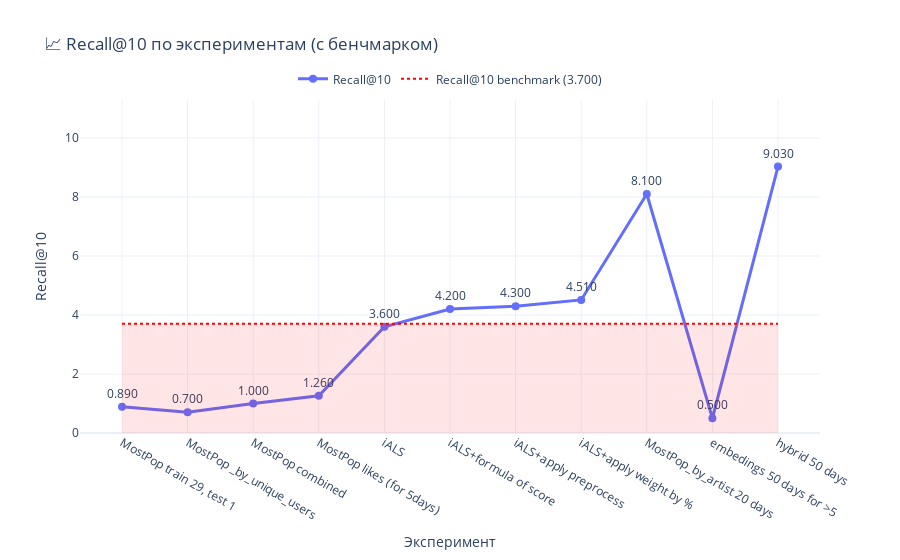
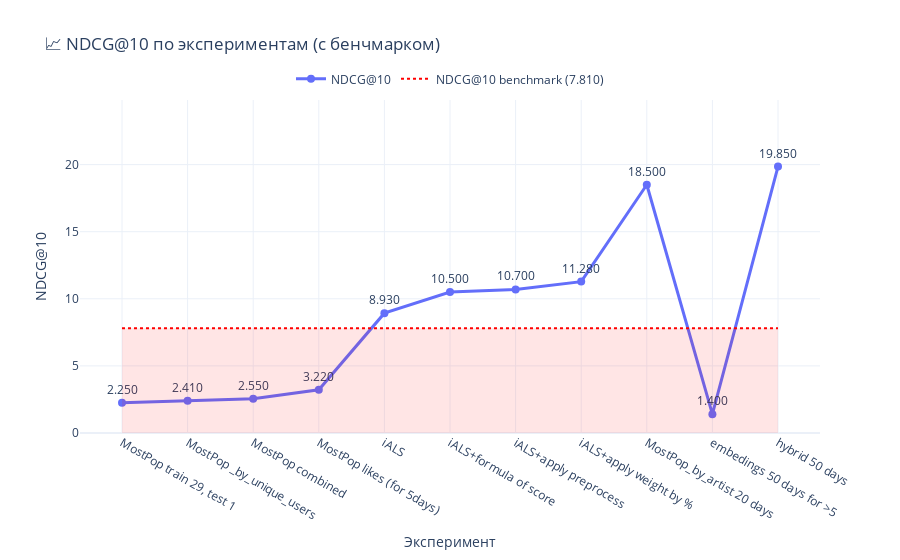

The notebook cell these images were saved under, in order:
### Code cell
import plotly.graph_objects as go

def plot_metric_with_benchmark(
    metric_name: str,
    metric_values: list[float],
    experiment_names: list[str],
    benchmark_value: float | None = None,
    dashed: bool = False,
    fill_color: str = "rgba(255, 0, 0, 0.1)"  # красный с прозрачностью
):
    """
    Рисует график метрики по экспериментам + горизонтальную линию-бенчмарк
    + подсветку (заливку) до линии бенчмарка.
    """

    if len(metric_values) != len(experiment_names):
        raise ValueError("Длины metric_values и experiment_names должны совпадать")

    fig = go.Figure()

    # === Основная линия метрики ===
    fig.add_trace(go.Scatter(
        x=experiment_names,
        y=metric_values,
        mode="lines+markers+text",
        name=metric_name,
        text=[f"{v:.3f}" for v in metric_values],
        textposition="top center",
        line=dict(width=3, dash="dash" if dashed else "solid"),
        marker=dict(size=8)
    ))

    # === Горизонтальная линия-бенчмарк ===
    if benchmark_value is not None:
        # Заливка до бенчмарка
        fig.add_trace(go.Scatter(
            x=[experiment_names[0], experiment_names[-1], experiment_names[-1], experiment_names[0]],
            y=[0, 0, benchmark_value, benchmark_value],
            fill="toself",
            fillcolor=fill_color,
            line=dict(color="rgba(255,0,0,0)"),  # без контура
            hoverinfo="skip",
            showlegend=False
        ))

        # Линия-бенчмарк
        fig.add_trace(go.Scatter(
            x=[experiment_names[0], experiment_names[-1]],
            y=[benchmark_value, benchmark_value],
            mode="lines",
            name=f"{metric_name} benchmark ({benchmark_value:.3f})",
            line=dict(width=2, dash="dot", color="red")
        ))

    # === Настройки осей и оформления ===
    y_max = max(metric_values + ([benchmark_value] if benchmark_value else [0])) * 1.25

    fig.update_layout(
        title=f"📈 {metric_name} по экспериментам (с бенчмарком)",
        xaxis_title="Эксперимент",
        yaxis_title=metric_name,
        yaxis=dict(range=[0, y_max]),
        template="plotly_white",
        hovermode="x unified",
        legend=dict(
            orientation="h",
            yanchor="bottom",
            y=1.02,
            xanchor="center",
            x=0.5
        )
    )

    return fig



experiments = [
    "MostPop train 29, test 1",
    "MostPop _by_unique_users",
    "MostPop combined",
        "MostPop likes (for 5days)", 
    "iALS",
    "iALS+formula of score",
    "iALS+apply preprocess",
    "iALS+apply weight by %",
    # "MostPop_by_artist",
    "MostPop_by_artist 20 days",
    "embedings 50 days for >5",
    "hybrid 50 days ",
    

]


recall_scores = [0.89, 0.70, 1.00, 1.26, 3.6, 4.2, 4.3, 4.51, 8.1, 0.5, 9.03]
ndcg_scores   = [2.25, 2.41, 2.55,  3.22, 8.93, 10.5, 10.7, 11.28, 18.5, 1.4, 19.85]


# 1) график Recall@10
fig_recall = plot_metric_with_benchmark(
    "Recall@10", recall_scores, experiments,
    benchmark_value=3.7,    # максимум авторов по Recall
    dashed=False
)
fig_recall.show()

# 2) график NDCG@10
fig_ndcg = plot_metric_with_benchmark(
    "NDCG@10", ndcg_scores, experiments,
    benchmark_value=7.81,    # максимум авторов по NDCG
    dashed=False              # отличим стиль линий, если хочешь
)
fig_ndcg.show()

# После ужесточения условий точность просела - что логично. ПРи очиске лайков особо ничего не поменялось а так же при 
# На ранних этапах было принято решение увеличить время предсказания так как 1 день слишком жестко а 299 на трейне слишком много, много обобщения
# для ALS пришлось повысить длину вектора

### Figure 1 — Plotly figure (JSON) as saved in the notebook; plotly's stock layout.template omitted (floating-point values rounded to 4 significant figures)
{"data": [{"line": {"dash": "solid", "width": 3}, "marker": {"size": 8}, "mode": "lines+markers+text", "name": "Recall@10", "text": ["0.890", "0.700", "1.000", "1.260", "3.600", "4.200", "4.300", "4.510", "8.100", "0.500", "9.030"], "textposition": "top center", "type": "scatter", "x": ["MostPop train 29, test 1", "MostPop _by_unique_users", "MostPop combined", "MostPop likes (for 5days)", "iALS", "iALS+formula of score", "iALS+apply preprocess", "iALS+apply weight by %", "MostPop_by_artist 20 days", "embedings 50 days for >5", "hybrid 50 days "], "y": [0.89, 0.7, 1, 1.26, 3.6, 4.2, 4.3, 4.51, 8.1, 0.5, 9.03]}, {"fill": "toself", "fillcolor": "rgba(255, 0, 0, 0.1)", "hoverinfo": "skip", "line": {"color": "rgba(255,0,0,0)"}, "showlegend": false, "type": "scatter", "x": ["MostPop train 29, test 1", "hybrid 50 days ", "hybrid 50 days ", "MostPop train 29, test 1"], "y": [0, 0, 3.7, 3.7]}, {"line": {"color": "red", "dash": "dot", "width": 2}, "mode": "lines", "name": "Recall@10 benchmark (3.700)", "type": "scatter", "x": ["MostPop train 29, test 1", "hybrid 50 days "], "y": [3.7, 3.7]}], "layout": {"hovermode": "x unified", "legend": {"orientation": "h", "x": 0.5, "xanchor": "center", "y": 1.02, "yanchor": "bottom"}, "title": {"text": "📈 Recall@10 по экспериментам (с бенчмарком)"}, "xaxis": {"title": {"text": "Эксперимент"}}, "yaxis": {"range": [0, 11.29], "title": {"text": "Recall@10"}}}}

### Figure 2 — Plotly figure (JSON) as saved in the notebook; plotly's stock layout.template omitted (floating-point values rounded to 4 significant figures)
{"data": [{"line": {"dash": "solid", "width": 3}, "marker": {"size": 8}, "mode": "lines+markers+text", "name": "NDCG@10", "text": ["2.250", "2.410", "2.550", "3.220", "8.930", "10.500", "10.700", "11.280", "18.500", "1.400", "19.850"], "textposition": "top center", "type": "scatter", "x": ["MostPop train 29, test 1", "MostPop _by_unique_users", "MostPop combined", "MostPop likes (for 5days)", "iALS", "iALS+formula of score", "iALS+apply preprocess", "iALS+apply weight by %", "MostPop_by_artist 20 days", "embedings 50 days for >5", "hybrid 50 days "], "y": [2.25, 2.41, 2.55, 3.22, 8.93, 10.5, 10.7, 11.28, 18.5, 1.4, 19.85]}, {"fill": "toself", "fillcolor": "rgba(255, 0, 0, 0.1)", "hoverinfo": "skip", "line": {"color": "rgba(255,0,0,0)"}, "showlegend": false, "type": "scatter", "x": ["MostPop train 29, test 1", "hybrid 50 days ", "hybrid 50 days ", "MostPop train 29, test 1"], "y": [0, 0, 7.81, 7.81]}, {"line": {"color": "red", "dash": "dot", "width": 2}, "mode": "lines", "name": "NDCG@10 benchmark (7.810)", "type": "scatter", "x": ["MostPop train 29, test 1", "hybrid 50 days "], "y": [7.81, 7.81]}], "layout": {"hovermode": "x unified", "legend": {"orientation": "h", "x": 0.5, "xanchor": "center", "y": 1.02, "yanchor": "bottom"}, "title": {"text": "📈 NDCG@10 по экспериментам (с бенчмарком)"}, "xaxis": {"title": {"text": "Эксперимент"}}, "yaxis": {"range": [0, 24.81], "title": {"text": "NDCG@10"}}}}
